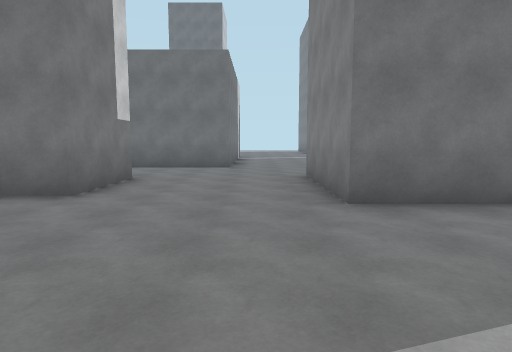
view 1 (above)

24 first-person views from a walk through a 3-D level made in the Unity game engine. The camera is 1.5 m above the floor, tilts 6° down and sees 75° across. The floor is counted in squares, 2 m on a side. Each view is taken from the middle of a square. On the plan, view 1 faces up. The plan holds only what a view shows up to about 11 squares ahead; the rest is blank. The place goes on beyond the plan.

view 2
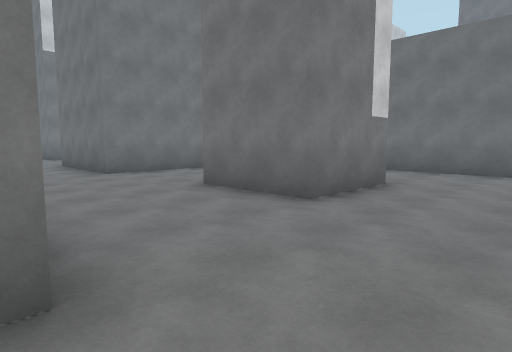

view 3
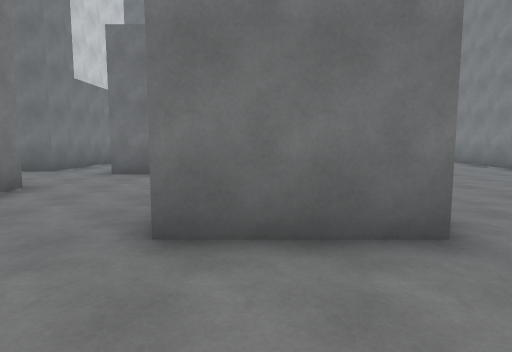

view 4
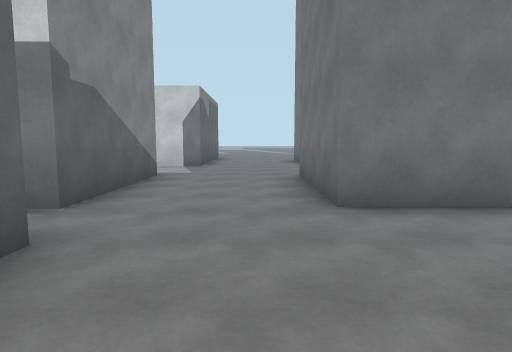

view 5
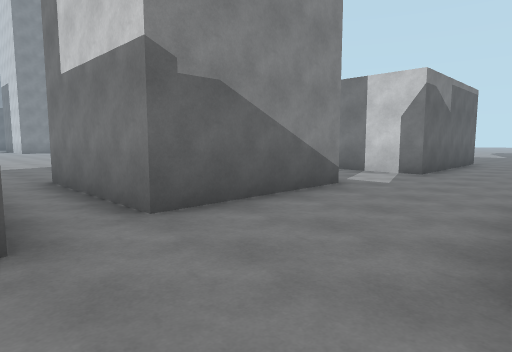

view 6
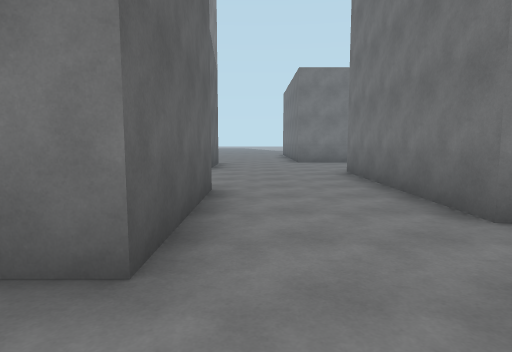

view 7
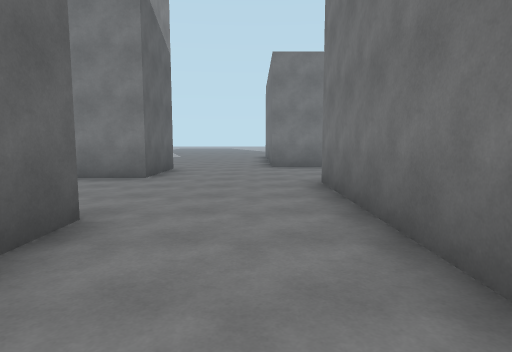

view 8
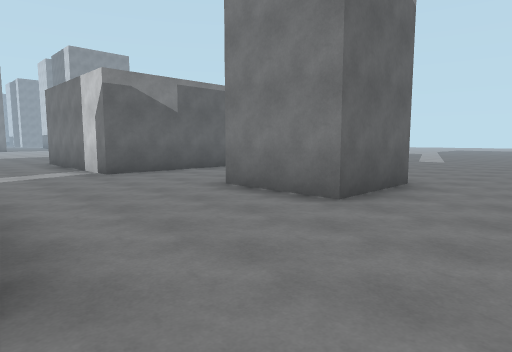

view 9
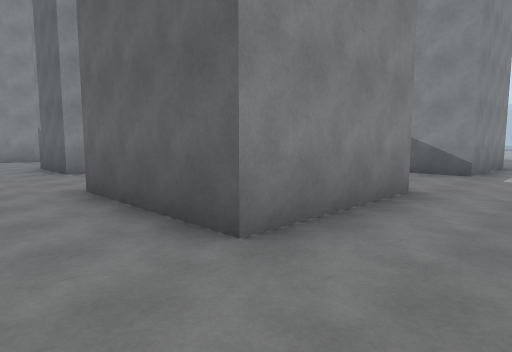

view 10
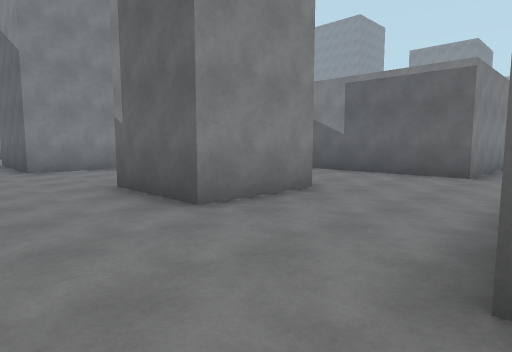

view 11
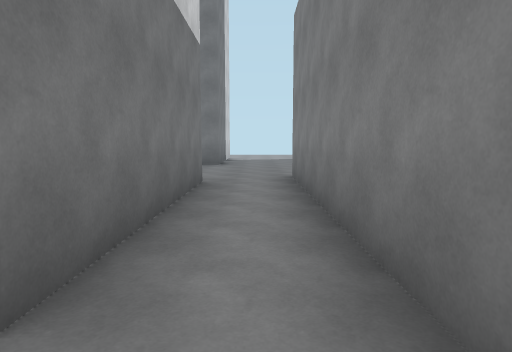

view 12
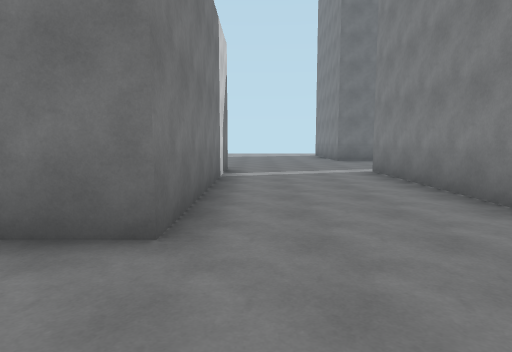

view 13
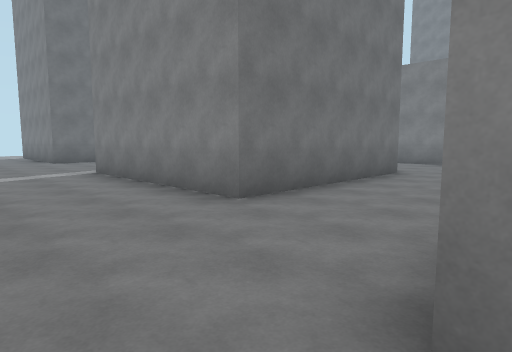

view 14
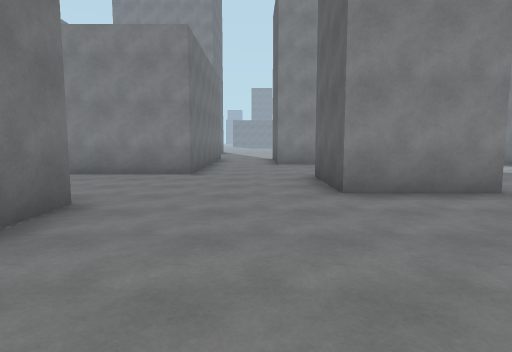

view 15
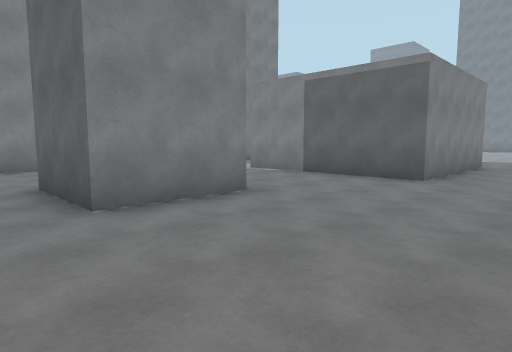

view 16
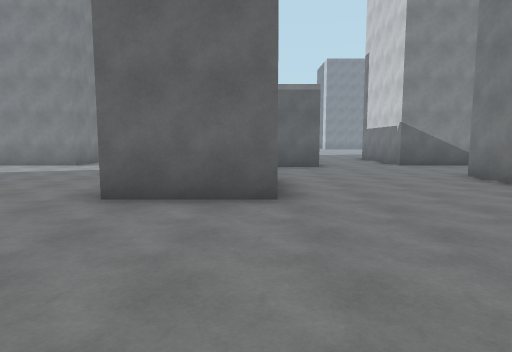

view 17
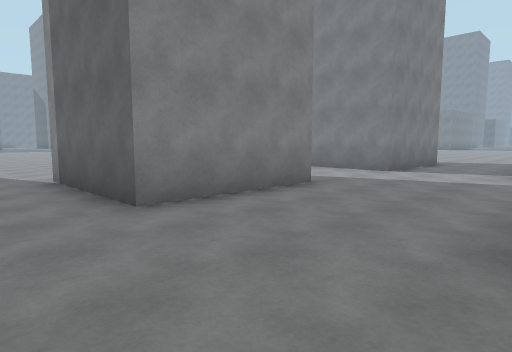

view 18
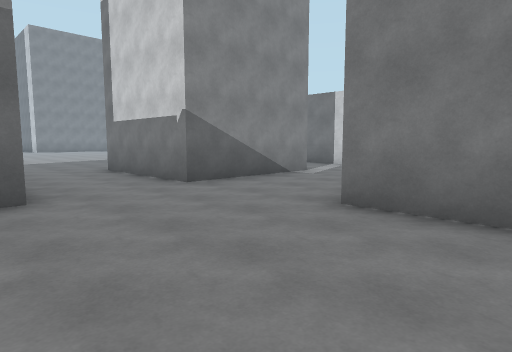

view 19
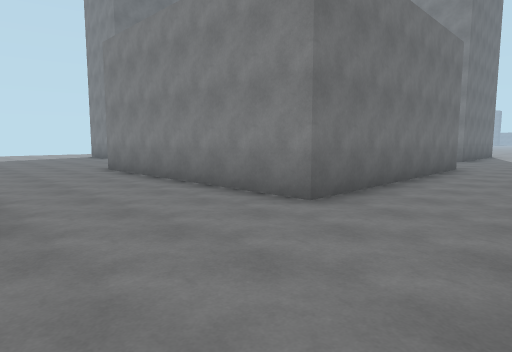

view 20
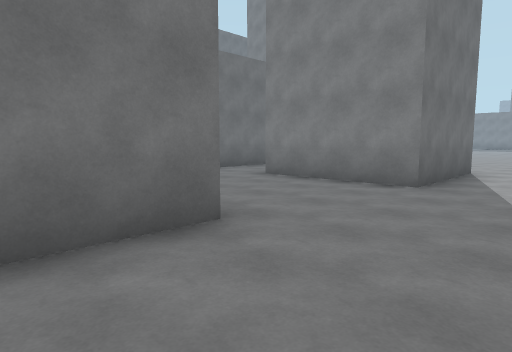

view 21
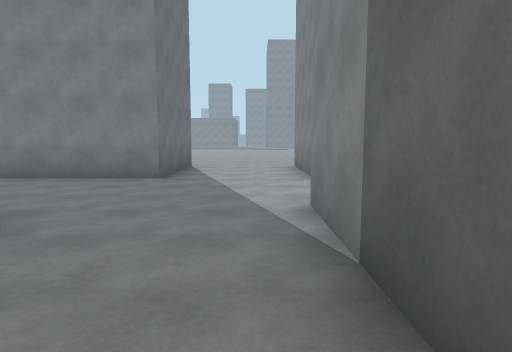

view 22
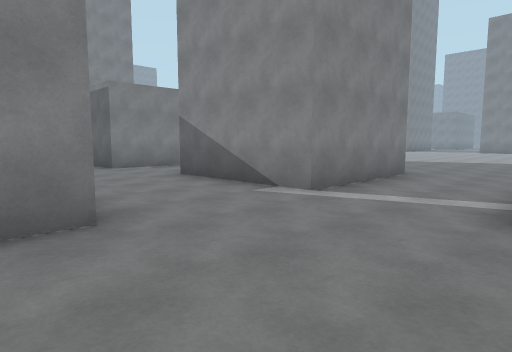

view 23
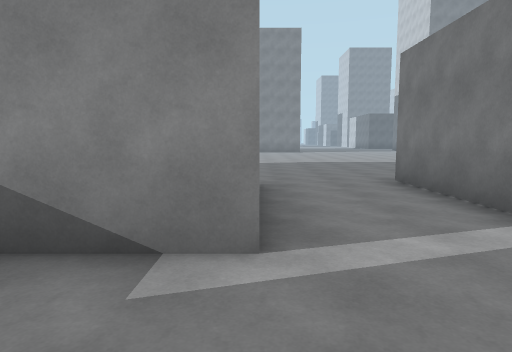

view 24
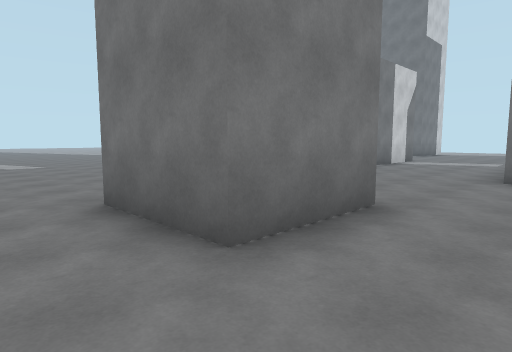

### Floor plan
Points are (right, up) in squares from view 1. A wall is a line through its corners. A room is listed if a view was taken in it or the views show most of it. See-through windows are left out.
Room 1 (views 1, 2, 3, 4, 5, 6, 7, 8, 10, 11, 12, 13, 22)
walls: (-4.8, 6.8) (-2.5, 6.8) (-2.5, 4.5) (-4.8, 4.5) (-4.8, 6.8); (-6.4, 9.5) (-7.2, 9.5); (-7.2, 9.9) (-7.2, 14.5); (-11.1, 7.3) (-7.7, 7.3) (-7.7, 3.9) (-11.1, 3.9); (-1.7, 1.4) (-1.7, -3.4); (1.1, 3.9) (1.1, 7.3) (2.6, 7.3); (-9, 14.5) (-9, 10.2) (-12.4, 10.2); (2.9, 10.2) (2.9, 14.5); (-0.8, 14.5) (-0.8, 9.5) (-3.8, 9.5); (-11.1, 0.8) (-7.7, 0.8) (-7.7, -2.9); (-6.4, -2.2) (-6.4, 1.4) (-2.5, 1.4); (1.1, -2.9) (1.1, 0.8)
ways out: opening at (-11.5, 2.5) to room 2; opening at (-11.5, 8.5) to room 2; opening at (0.5, 2.5) to room 3; opening at (3.5, 8.5) to room 3; opening at (-7, -3); opening at (-0.5, -3)
Room 2 (views 9, 24)
walls: (-17.1, 6.8) (-14.8, 6.8) (-14.8, 4.5) (-17.1, 4.5); (-11.1, 3.9) (-11.1, 7.3); (-12.4, 10.2) (-14.1, 10.2); (-17.5, 1.4) (-13.9, 1.4) (-13.9, -3.4); (-11.1, -2.9) (-11.1, 0.8)
ways out: opening at (-11.5, 2.5) to room 1; opening at (-11.5, 8.5) to room 1
Room 3 (views 14, 15, 17, 18, 19, 20, 21, 23)
walls: (11, 4.5) (9.2, 4.5); (8.7, 4.4) (8.7, 6.8); (14.4, 0.8) (18, 0.8); (4.5, 5.6) (4.5, 3.9); (3.1, 3.9) (1.1, 3.9); (6.5, 10.2) (2.9, 10.2); (7.2, -3.4) (7.2, 1.4) (11.9, 1.4); (18.1, 3.9) (14.6, 3.9) (14.6, 7.3) (18, 7.3); (2.6, 7.3) (4.5, 7.3); (14.6, -2.9) (14.6, 0.9); (1.1, 0.8) (4.5, 0.8) (4.5, -2.9); (18, 9.5) (11.4, 9.5)
ways out: opening at (0.5, 2.5) to room 1; opening at (3.5, 8.5) to room 1; opening at (8.6, 8.4) to room 4; opening at (5.5, -3); opening at (13.5, -3)
Room 4 (view 16)
walls: (11.4, 9.5) (11.4, 14.5); (8, 10.2) (6.5, 10.2); (8.7, 6.8) (11, 6.8)
ways out: opening at (8.6, 8.4) to room 3

Positions as (right, up) in squares from view 1, and headings:
1: (0, 0), facing up
2: (0, 1), facing up-left
3: (-4, 2), facing up
4: (-4, 3), facing left
5: (-6, 4), facing down-left
6: (-6, 8), facing left
7: (-8, 9), facing left
8: (-11, 9), facing down-left
9: (-13, 9), facing down-right
10: (-8, 9), facing down-right
11: (-8, 9), facing up
12: (0, 7), facing up
13: (0, 7), facing up-right
14: (4, 8), facing right
15: (5, 8), facing down-right
16: (9, 11), facing down
17: (11, 9), facing down-right
18: (8, 6), facing down-left
19: (8, 7), facing up-right
20: (9, 2), facing up-right
21: (8, 2), facing right
22: (-2, 5), facing down-right
23: (1, 3), facing down
24: (-13, 3), facing up-left
